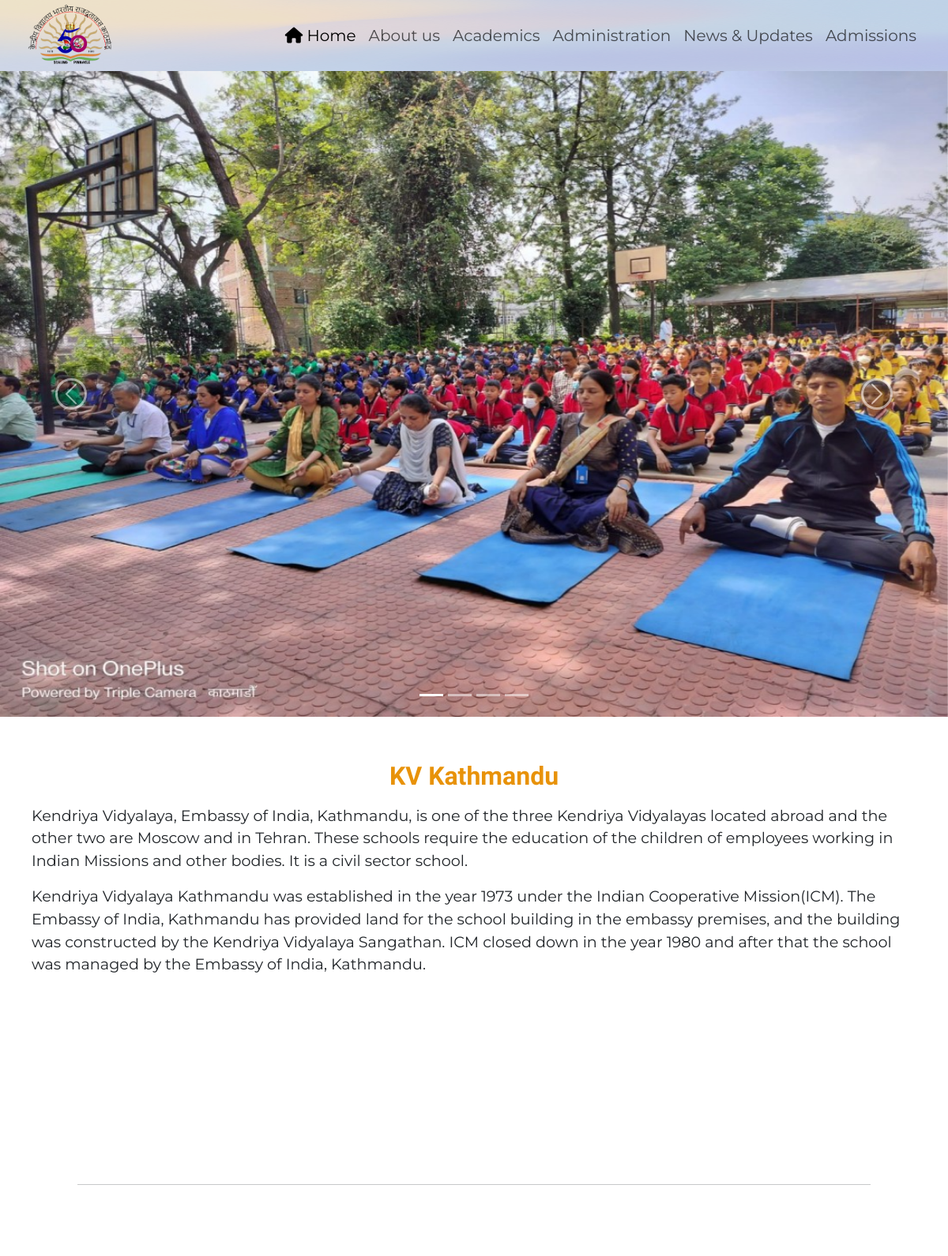
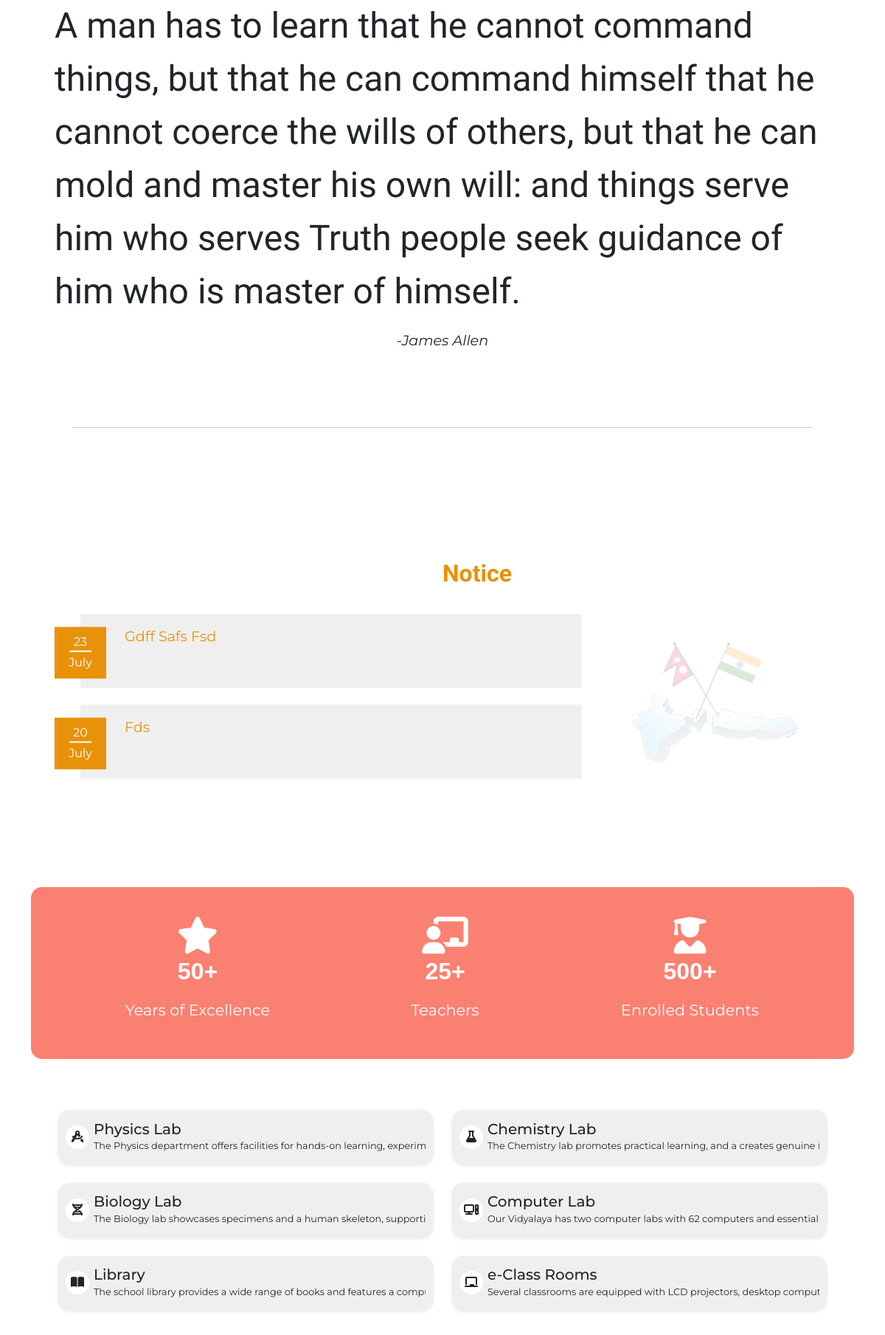
The page / (upper part) on the database its author committed (2 pictures, top to bottom).
### main_app/models.py (models this page shows, shortened)
class Carousel_image(models.Model):
    image_1=models.ImageField(upload_to='website/images/' ,blank=False ,null=False)
    image_2=models.ImageField(upload_to='website/images/' ,blank=False ,null=False)
    image_3=models.ImageField(upload_to='website/images/' ,blank=False ,null=False)
    image_4=models.ImageField(upload_to='website/images/' ,blank=False ,null=False)
    class Meta:
        verbose_name = "Add Image to Caurosel"
        verbose_name_plural = "Add Image to Carousel"

class quote(models.Model):
    quote=models.TextField()
    last_updated=models.DateField()
    author=models.TextField()

class Notice(models.Model):
    file=models.FileField(upload_to='website/files',blank=False,null=False)
    title=models.TextField(blank=False)
    description=models.TextField(blank=False)
    date=models.DateField(default=timezone.localdate())
    class Meta:
        verbose_name = "Add Notice"
        verbose_name_plural = "Add Notice"

### main_app/views.py (the view)
# urls.py: path('',views.index,name='index'),
def index(request):
    if request.method == 'POST':
        email=request.POST['email']
        phone=request.POST['phone']
        message=request.POST['message']
        send_mail(
            'Feedback form submitted',
            f"Message: {message} \nPhone Number:  {phone}  \nEmail Address:  {email} \nThis is an auto-generated message",
            email,
            ['eoikvkathmandu@gmail.com']
        )
        return HttpResponseRedirect(reverse('index'))
    else:
        quotes=quote.objects.get()
        if date.today() != quotes.last_updated:
            api_url = 'https://api.api-ninjas.com/v1/quotes?category=inspirational'
            response = requests.get(api_url, headers={'X-Api-Key': 'W0FQSDaLu2ED6wnd+pkcnA==KAQ9M2sJJyNPqYUL'})
            if response.status_code == requests.codes.ok:
                response=response.json()
                quote_to_be_displayed=response[0]['quote']
                author=response[0]['author']
                quotes.author=author
                quotes.quote=quote_to_be_displayed
                quotes.last_updated=date.today()
                quotes.save()
            else:
                print("Error:", response.status_code, response.text)
        else:
            quote_to_be_displayed=quotes.quote
            author=quotes.author
        notice=Notice.objects.all()[::-1][:8]
        events=News_and_Events.objects.all()[::-1][:20]
        carousel_image=Carousel_image.objects.get()
        return render(request,"website/index.html",{
            "notice":notice,
            "carousel_image":carousel_image,
            "quote":quote_to_be_displayed,
            "author":author,
            "events":events
        })

### main_app/templates/website/index.html (shortened to what this page needs)
{% extends 'website/layout.html' %}
{% load static %}
{% block body %}
<section class="top-section">
  <div id="homeGallery" class="carousel slide" data-bs-ride="carousel">
    <div class="carousel-indicators">
      <button type="button" data-bs-target="#homeGallery" data-bs-slide-to="0" class="active" aria-current="true" aria-label="Slide 1"></button>
      <button type="button" data-bs-target="#homeGallery" data-bs-slide-to="1" aria-label="Slide 2"></button>
      <button type="button" data-bs-target="#homeGallery" data-bs-slide-to="2" aria-label="Slide 3"></button>
      <button type="button" data-bs-target="#homeGallery" data-bs-slide-to="3" aria-label="Slide 4"></button>
    </div>
    <div class="carousel-inner">
      <div class="carousel-item active">
        <img src="{{carousel_image.image_1.url}}" class="d-block" alt="...">
      </div>
    </div>
      <button class="carousel-control-prev">
        <div class="carousel-control-btn" type="button" data-bs-target="#homeGallery" data-bs-slide="prev">
          <span class="carousel-control-prev-icon" aria-hidden="true"></span>
        </div>
      </button>
      <div class="carousel-control-next">
        <div class="carousel-control-btn" type="button" data-bs-target="#homeGallery" data-bs-slide="next">
          <span class="carousel-control-next-icon" aria-hidden="true"></span>
        </div>
      </div>
  </div>
  <div class="about">
    <h2 align="center" style="margin: 1rem;" class="fade-in">KV Kathmandu</h2>
    <p>
      Kendriya Vidyalaya, Embassy of India, Kathmandu, is one of the three Kendriya Vidyalayas located abroad and the
      other
      two are Moscow and in Tehran. These schools require the education of the children of employees working in Indian
      Missions and other bodies. It is a civil sector school.
    </p>
    <p>
      Kendriya Vidyalaya Kathmandu was established in the year 1973 under the Indian Cooperative Mission(ICM). The
      Embassy of
      India, Kathmandu has provided land for the school building in the embassy premises, and the building was
      constructed by
      the Kendriya Vidyalaya Sangathan. ICM closed down in the year 1980 and after that the school was managed by the
      Embassy
      of India, Kathmandu.
    </p>
  </div>
</section>
<div class="container-lg">
<section class="home-section thought-section">
  <hr class="thought-line">
  <div class="thought">
    <p class="thought-quote" id="quote">{{quote}}</p>
    <p class="thought-auth" id="author">-{{author}}</p>
  </div>
  <hr class="thought-line">
</section>
<section class="home-section about-section">
  <div class="notice">
    <h2 id="notice-heading" class="fade-in">Notice</h2>
    <div class="notice-content">
      {% for notice in notice %}
      <a href="{{notice.file.url}}" target="_blank">
        <div class="notice-card">
          <div class="notice-date">
            <span>{{notice.date|date:"d"}}</span>
            <span>{{notice.date|date:"F"}}</span>
          </div>
          <div class="notice-message">
            <p class="notice-title"  style="margin: 0;">{{notice.title}}</p>
          </div>
        </div>
      </a>
      {% endfor %}
    </div>
  </div>
  <img src="{% static 'website/nepal_india_flag.png' %}" alt="" class="notice-space-img">
</section>
<section class="home-section">
  <div class="stat-content">
    <div class="stat-card">
      <i class="fa-solid fa-star"></i>
      <h2>50+</h2>
      <p>Years of Excellence</p>
    </div>
    <div class="stat-card">
      <i class="fa-solid fa-chalkboard-user"></i>
      <h2>25+</h2>
      <p>Teachers</p>
    </div>
    <div class="stat-card">
      <i class="fa-solid fa-user-graduate"></i>
      <h2>500+</h2>
      <p>Enrolled Students</p>
    </div>
  </div>
  <div class="facilities">
    <div class="row row-cols-1 row-cols-md-2 g-3 mb-1">
      <div class="col">
        <a tabindex="0" data-bs-toggle="popover" data-bs-trigger="hover focus" data-bs-placement="right"
          data-bs-title="Physics Lab"
          data-bs-content="The Physics department of KV, Kathmandu is fully equipped with scientific instruments and facilities for experiments, projects, and innovative work. Students can learn physics concepts through hands-on activities, and a small library offers science and physics books for reference.">
          <div class="faci-item">
            <div class="faci-icon">
              <i class="fa-solid fa-compass-drafting"></i>
            </div>
            <div class="faci-title">
              <h5>Physics Lab</h5>
            </div>
            <div class="faci-description d-inline-block text-truncate">
              <p>The Physics department offers facilities for hands-on learning, experiments, and projects.</p>
            </div>
          </div>
        </a>
      </div>
      <div class="col">
        <a tabindex="0" data-bs-toggle="popover" data-bs-trigger="hover focus" data-bs-placement="right"
          data-bs-title="Chemistry Lab"
          data-bs-content="In our well-equipped chemistry lab, the main objective is to equip our students with the necessary skills to pursue chemistry in higher academic and professional courses. Through practicals and projects, students develop problem-solving abilities, gain exposure to industrial processes and technological applications, and cultivate a genuine interest in chemistry.">
          <div class="faci-item">
            <div class="faci-icon">
              <i class="fa-solid fa-flask"></i>
            </div>
            <div class="faci-title">
              <h5>Chemistry Lab</h5>
            </div>
            <div class="faci-description d-inline-block text-truncate">
              <p>The Chemistry lab promotes practical learning, and a creates genuine interest in the subject.</p>
            </div>
          </div>
        </a>
      </div>
      <div class="col">
        <a tabindex="0" data-bs-toggle="popover" data-bs-trigger="hover focus" data-bs-placement="right"
          data-bs-title="Biology Lab"
          data-bs-content="KV Kathmandu's Biology lab is fully equipped with scientific instruments, chemicals, a human skeleton, and an ample number of specimens. It provides all necessary facilities for conducting experiments in secondary and senior secondary classes. The lab also features a computer with internet connectivity to cater to the students' needs.">
          <div class="faci-item">
            <div class="faci-icon">
              <i class="fa-solid fa-dna"></i>
            </div>
            <div class="faci-title">
              <h5>Biology Lab</h5>
            </div>
            <div class="faci-description d-inline-block text-truncate">
              <p>The Biology lab showcases specimens and a human skeleton, supporting biology studies.</p>
            </div>
          </div>
        </a>
      </div>
      <div class="col">
        <a tabindex="0" data-bs-toggle="popover" data-bs-trigger="hover focus" data-bs-placement="right"
          data-bs-title="Computer Lab"
          data-bs-content="Our Vidyalaya boasts two computer labs: the Junior Computer Lab and the Senior Computer Lab. These labs are equipped with a total of 62 computers, along with essential peripherals such as an LCD projector, scanner, and UPSs.">
          <div class="faci-item">
            <div class="faci-icon">
              <i class="fa-solid fa-computer"></i>
            </div>
            <div class="faci-title">
              <h5>Computer Lab</h5>
            </div>
            <div class="faci-description d-inline-block text-truncate">
              <p>Our Vidyalaya has two computer labs with 62 computers and essential peripherals.</p>
            </div>
          </div>
        </a>
      </div>
      <div class="col">
        <a tabindex="0" data-bs-toggle="popover" data-bs-trigger="hover focus" data-bs-placement="right"
          data-bs-title="Library"
          data-bs-content="The school library has more than 15,000 books varying from text books, reference books, dictionaries, children’s books, fiction and non-fiction. All the students of the school are members of the library. Two books can be borrowed at a time. It has a computer too.">
          <div class="faci-item">
            <div class="faci-icon">
              <i class="fa-solid fa-book-open"></i>
            </div>
            <div class="faci-title">
              <h5>Library</h5>
            </div>
            <div class="faci-description d-inline-block text-truncate">
              <p>The school library provides a wide range of books and features a computer.</p>
            </div>
          </div>
        </a>
      </div>
      <div class="col">
        <a tabindex="0" data-bs-toggle="popover" data-bs-trigger="hover focus" data-bs-placement="right"
          data-bs-title="e-Class Rooms"
          data-bs-content="Seven Classrooms are well equipped with LCD Projectors,Desktop Computers and Display Screen">
          <div class="faci-item">
            <div class="faci-icon">
              <i class="fa-solid fa-chalkboard"></i>
            </div>
            <div class="faci-title">
              <h5>e-Class Rooms</h5>
            </div>
            <div class="faci-description d-inline-block text-truncate">
              <p>Several classrooms are equipped with LCD projectors, desktop computers, and display screens.</p>
            </div>
          </div>
        </a>
      </div>
    </div>
  </div>
</section>
</div>
{% endblock %}

### main_app/static/website/styles.css (style rules this page uses)
* { padding: 0px; margin: 0px; }
html, body { height: 100%; }
body { background-color: #fff; display: flex; flex-direction: column; font-family: "Montserrat", sans-serif; }
h1, h2, h3 { color: #e89209; font-family: "Philosopher", serif; font-weight: bold; }
.home-section { margin: 3rem 0; padding: 1.5rem 0; }
.top-section { display: flex; justify-content: space-evenly; }
.about { margin: 1.5rem; text-align: left; flex-shrink: 1; min-width: 300px; overflow-wrap: normal; padding: 1rem; font-size: 1.2rem; }
#homeGallery { flex-shrink: 2; width: 100%; }
#homeGallery, #eventGallery { height: 60%; background-color: rgba(111, 111, 111, 0); }
#homeGallery img, #eventGallery img { position: relative; left: 50%; transform: translateX(-50%); height: 60%; object-fit: cover; }
.carousel-control-btn { background-color: rgba(0, 0, 0, 0.4196078431); height: 70px; width: 70px; position: relative; border: 3px solid #fff; border-radius: 50%; }
.carousel-control-btn span { position: relative; top: 50%; transform: translateY(-50%); }
.thought-section { margin: 8rem 0; }
.thought { display: flex; flex-direction: column; align-items: center; justify-content: space-between; padding: 2rem; font-size: 1.2rem; }
.thought-quote { font-size: 2.5em; font-family: "Tangerine", serif; }
.thought-auth { font-style: italic; }
.thought-line { height: 2px; margin: 5%; }
.notice { width: 80%; }
.about-section { position: relative; display: flex; justify-content: space-around; align-items: center; padding: 2rem; margin: 5rem 0; }
#notice-heading { position: absolute; top: -10%; left: 50%; }
.notice-content { width: 100%; height: 100%; display: flex; flex-direction: column; justify-content: center; }
.notice-content a { text-decoration: none; color: #e89209; text-transform: capitalize; }
.notice-space-img { height: 15vw; opacity: 0.2; }
.notice-card { position: relative; font-size: 1.2rem; color: #e89209; margin: 0.7rem 0; }
.notice-date { position: absolute; background-color: #e89209; color: white; font-size: 1rem; text-align: center; height: 70px; width: 70px; padding: 0.5rem; transform: translateY(25%); display: grid; }
.notice-date span:nth-child(1)::after { content: ""; align-items: center; border: 1px solid #fff; display: block; width: 30px; margin: 0 auto; }
.notice-message { margin-left: 35px; background-color: #efefef; height: 100px; padding: 1rem; padding-left: 60px; word-wrap: break-word; }
.stat-content { display: flex; justify-content: space-evenly; background-color: #FA8072; color: #fff; padding: 10px; border-radius: 15px; margin-bottom: 4rem; }
.stat-card { display: flex; flex-direction: column; padding: 15px; margin: 10px; min-width: 20%; border-radius: 15px; transition: ease-in 1000ms forwards; }
.stat-card > i, .stat-card h2, .stat-card p { align-self: center; }
.stat-card i { transition: ease-in 1000ms forwards; font-size: max(50px, 3vw); padding: 5px; }
.stat-card h2 { font-weight: bold; color: inherit; font-family: sans-serif; }
.stat-card p { text-align: center; margin-top: 10px; font-size: 1.3rem; }
.facilities { margin: 2rem; }
.faci-item { position: relative; background-color: #efefef; display: grid; grid-template-columns: 30px auto; grid-template-rows: 1.3rem 2rem; padding: 10px; margin: 5px; column-gap: 8px; box-shadow: 0 2px 5px 0 rgba(0, 0, 0, 0.1); text-overflow: ellipsis; border-radius: 15px; }
.faci-icon { position: absolute; top: 50%; background-color: #fff; display: flex; justify-content: center; align-content: center; height: 2rem; width: 2rem; border-radius: 50%; padding: 5px; padding-top: 7px; grid-area: 1/1/2; }
.faci-title { grid-area: 1/2/2; padding-top: 0.2rem; text-align: left; }
.faci-description { font-size: 0.8rem; padding-top: 0.5rem; grid-area: 2/2/3; }
.fade-in-up, .stat-content { animation: fadeInUp 1000ms forwards; transition: ease-in-out 300ms; }
.fade-in { animation: fade-in 1000ms ease-in 300ms forwards; }
@media screen and (max-width: 1420px) { .top-section { flex-direction: column; } }
@media screen and (max-width: 1420px) { #homeGallery { width: 100%; height: 65%; } }
@media screen and (max-width: 1420px) { #homeGallery img { height: 65%; width: 100%; } }
@media screen and (max-width: 1420px) { .carousel-control-btn { height: 40px; width: 40px; } }
@media screen and (max-width: 1420px) { .notice-card { width: 100%; } }

### rows shown on the page
Carousel_image: image_1 (picture)
quote: quote "A man has to learn that he cannot command things, but that he can command himself that he cannot coerce the wills of others, but that he can mold and master his own will: and things serve him who serves Truth people seek guidance of him who is master of himself.", author "James Allen"
Notice: date "23", date "July", title "Gdff Safs Fsd"
Notice: date "20", date "July", title "Fds"
